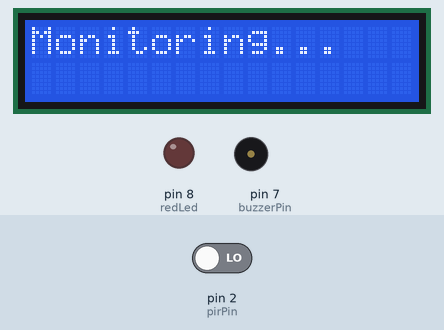
Bench run of a sketch on a simulated Arduino Uno, built with avr-gcc and run on an emulated ATmega328P. Parts: 16×2 character LCD, output pins drawn as LEDs (lit = HIGH), buzzer (waves = sounding, pin HIGH). The inputs (shaded band) are chosen by the test bench; at power-on: pin 2 (pirPin) LOW.

Above: at 5.2 s.
5.3 s: pin 2 (pirPin) driven HIGH
At 7.2 s:
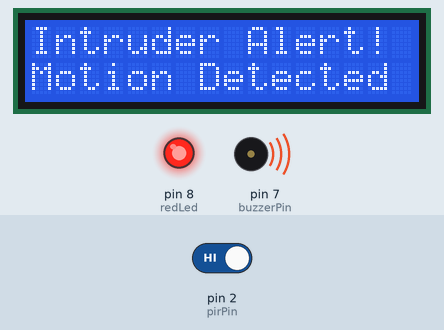
7.6 s: pin 2 (pirPin) driven LOW
At 9.3 s:
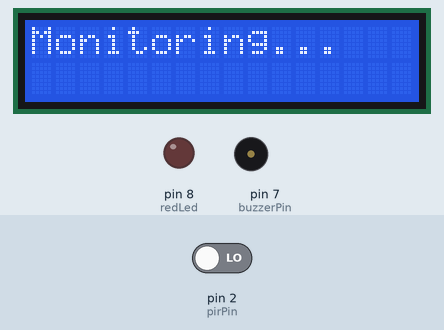
Timing chart, 0 to 10.8 s (numbered marks = the images above; inputs shaded):
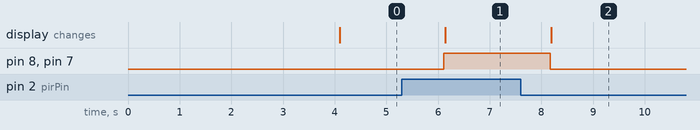

Measured:
- after the input at 5.3 s, pin 8 (redLed), pin 7 (buzzerPin): LOW → HIGH after 0.81 s; the display: changes after 0.84 s (image 1)
- after the input at 7.6 s, pin 8 (redLed), pin 7 (buzzerPin): HIGH → LOW after 0.57 s; the display: changes after 0.59 s (image 2)

The sketch:

IntruderAlarmSys.ino
```cpp
#include <LiquidCrystal_I2C.h>

LiquidCrystal_I2C lcd_1(32, 16, 2);

int redLed = 8;
int buzzerPin = 7;
int pirPin = 2;

void setup() {
  // put your setup code here, to run once:
  lcd_1.init();
  lcd_1.setCursor(0, 0);
  lcd_1.backlight();
  lcd_1.display();
  lcd_1.print("Hello forks");
  delay(4000);
  lcd_1.clear();
  pinMode(redLed, OUTPUT);
  pinMode(buzzerPin, OUTPUT);
  pinMode(pirPin, INPUT);

  digitalWrite(redLed, LOW);
  digitalWrite(buzzerPin, LOW);
}

void loop() {
  // put your main code here, to run repeatedly:
  int pirState = digitalRead(pirPin);
  if (pirState == HIGH) {
    // Motion detected
    digitalWrite(redLed, HIGH);
    digitalWrite(buzzerPin, HIGH);

    lcd_1.clear();
    lcd_1.setCursor(0, 0);
    lcd_1.print("Intruder Alert!");
    lcd_1.setCursor(0, 1);
    lcd_1.print("Motion Detected");
    delay(1000);
  } else {
    // No motion
    digitalWrite(redLed, LOW);
    digitalWrite(buzzerPin, LOW);

    lcd_1.clear();
    lcd_1.setCursor(0, 0);
    lcd_1.print("Monitoring...");
    delay(1000);
  }
}
```
